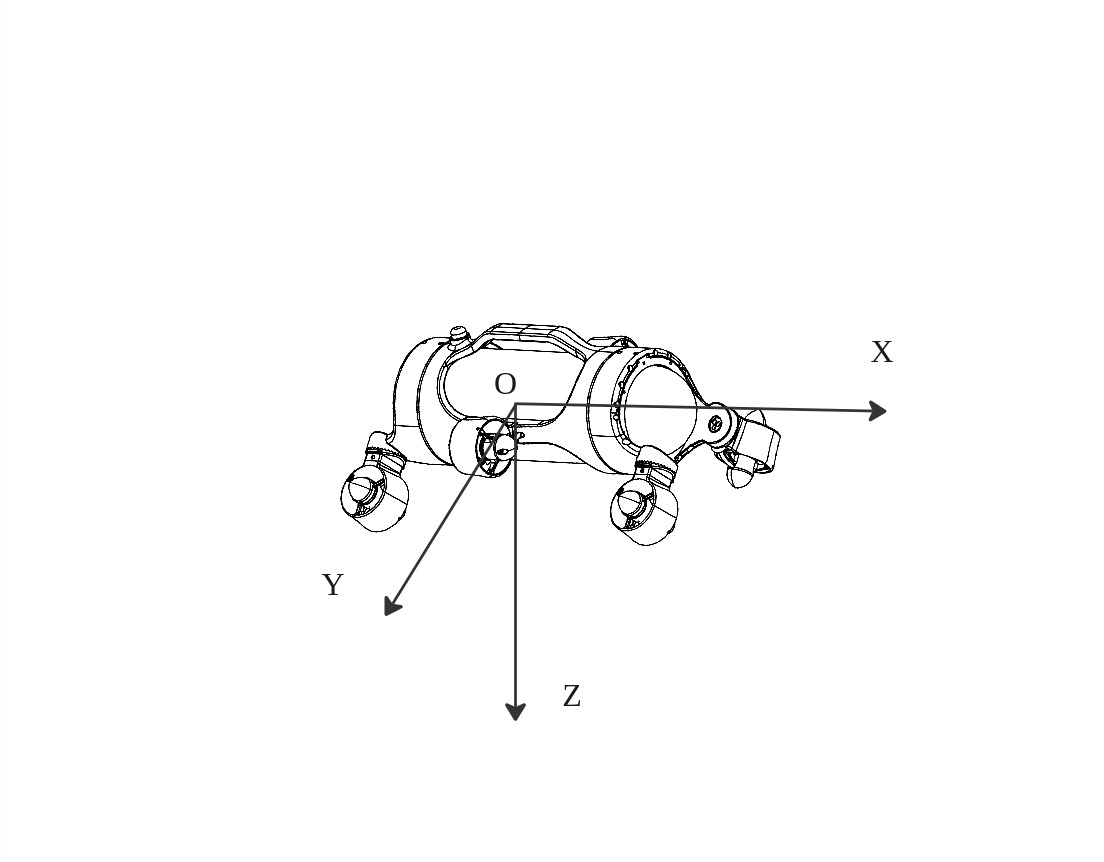
#> input picture img/setupIMU_for_agent.png, 1104 x 862 px
$ python -i compare-dashboard.py   (imports and definitions only)
#> lines starting #> are read from the running program, lines starting #| are printed output that depends on the picture
#!/usr/bin/env python3
"""Generate visual comparison artifacts for the UMAS dashboard reference."""

import argparse
from pathlib import Path

from PIL import Image, ImageChops, ImageFilter, ImageOps, ImageStat


def edge_mask(image: Image.Image) -> Image.Image:
    edges = ImageOps.autocontrast(image.convert("L").filter(ImageFilter.FIND_EDGES))
    return edges.point(lambda pixel: 255 if pixel > 55 else 0)


def main() -> None:
    parser = argparse.ArgumentParser()
    parser.add_argument("reference", type=Path)
    parser.add_argument("candidate", type=Path)
    parser.add_argument("--output-dir", type=Path, default=Path("build/dashboard-comparison"))
    args = parser.parse_args()

    reference = Image.open(args.reference).convert("RGB")
    candidate = Image.open(args.candidate).convert("RGB")
    if reference.size != candidate.size:
        raise SystemExit(
            f"Image sizes differ: reference={reference.size}, candidate={candidate.size}"
        )

    args.output_dir.mkdir(parents=True, exist_ok=True)
    Image.blend(reference, candidate, 0.5).save(args.output_dir / "overlay.png")

    reference_edges = edge_mask(reference)
    candidate_edges = edge_mask(candidate)
    empty_channel = Image.new("L", reference.size)
    Image.merge("RGB", (reference_edges, candidate_edges, empty_channel)).save(
        args.output_dir / "edges.png"
    )

    difference = ImageChops.difference(reference, candidate)
    mean_absolute_difference = sum(ImageStat.Stat(difference).mean) / 3.0
    print(f"Compared {reference.size[0]}x{reference.size[1]} images")
    print(f"Mean absolute pixel difference: {mean_absolute_difference:.2f}")
    print(f"Overlay: {args.output_dir / 'overlay.png'}")
    print(f"Edges (reference=red, candidate=green): {args.output_dir / 'edges.png'}")


# [2 lines not run here, left out]

>>> from PIL import Image
>>> picture = Image.open('../img/setupIMU_for_agent.png')
#> picture is the input picture: PIL image 1104x862 RGB; min 0, max 255, mean 251.3
>>> result = edge_mask(picture)
#> in edge_mask, `edges = ImageOps.autocontrast(image.convert("L").filter(ImageFilter.FI..`:
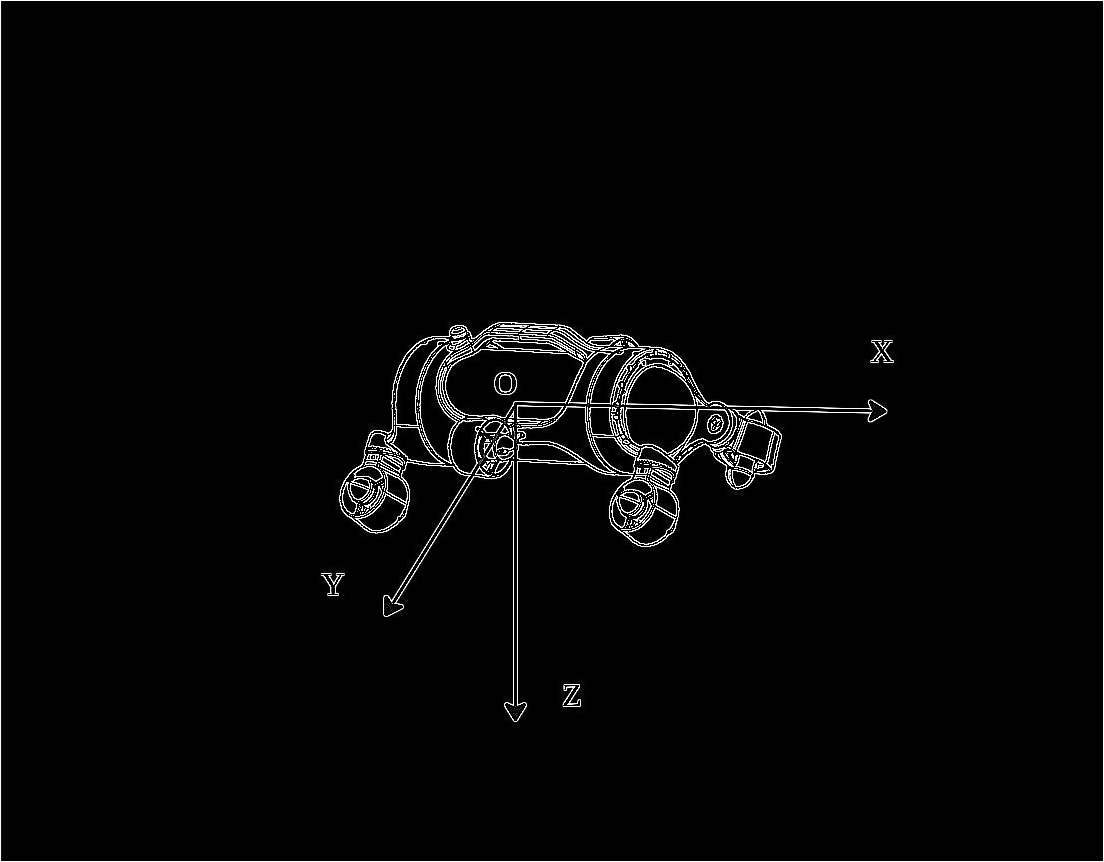
#> edges: PIL image 1104x862 L; min 0, max 255, mean 5.1
#> in edge_mask, `return edges.point(lambda pixel: 255 if pixel > 55 else 0)`: returned value: PIL image 1104x862 L; 2% white in thin lines or dots
